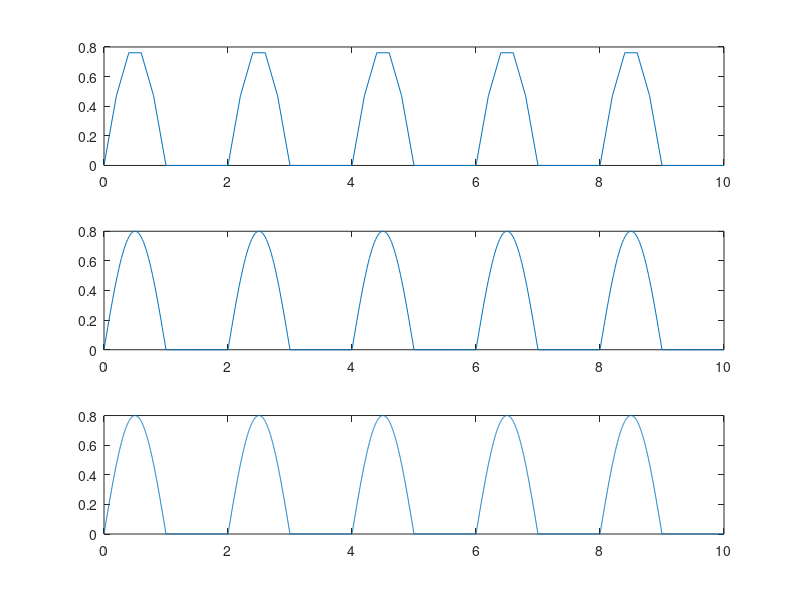

This figure's MATLAB source:
T0=2;
f0=1/T0;
t1=0:0.2:10;
t2=0:0.02:10;
t3=0:0.002:10;
%inmultim cu 0.8 pt ca vrem sa avem amplitudine de 0.8
s1=0.8*sin(2*pi*f0*t1);
s2=0.8*sin(2*pi*f0*t2);
s3=0.8*sin(2*pi*f0*t3);
%componentele mai mici decat zero le facem nule
for i=1:length(s1)
if (s1(i)<0)
s1(i)=0;
end;
end;
for i=1:length(s2)
if (s2(i)<0)
s2(i)=0;
end;
end;
for i=1:length(s3)
if (s3(i)<0)
s3(i)=0;
end;
end;
subplot(3,1,1)
plot(t1,s1)
subplot(3,1,2)
plot(t2,s2)
subplot(3,1,3)
plot(t3,s3)
